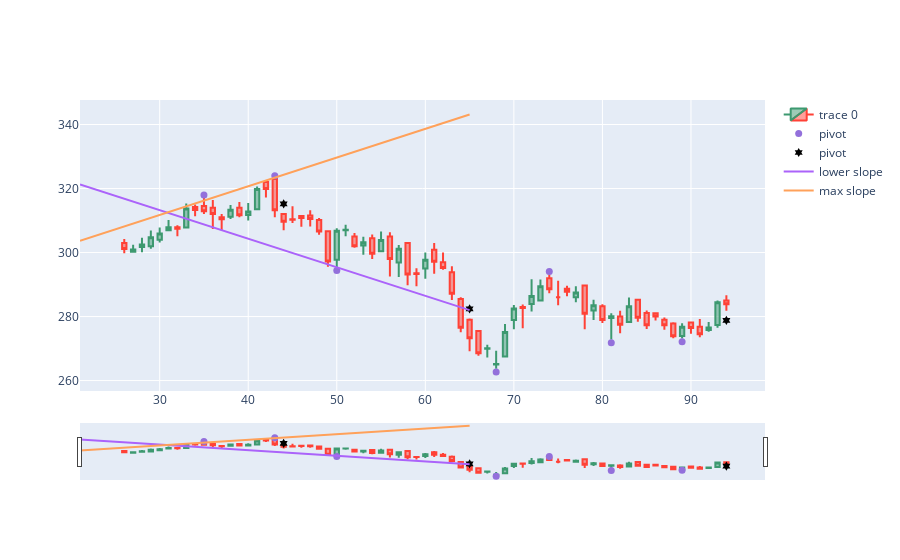

Notebook code for this chart:
### Code cell
candle = 65

fig = go.Figure(data=[go.Candlestick(x=dfpl.index,
                open=dfpl['Open'],
                high=dfpl['High'],
                low=dfpl['Low'],
                close=dfpl['Close'])])

fig.add_scatter(x=dfpl.index, y=dfpl['pointpos'], mode="markers",
                marker=dict(size=7, color="MediumPurple"),
                name="pivot")

fig.add_scatter(x=dfpl.index, y=dfpl['breakpointpos'], mode="markers",
                marker=dict(size=7, color="Black"), marker_symbol="hexagram",
                name="pivot")

sl_lows, interc_lows, sl_highs, interc_highs, r_sq_l, r_sq_h = collect_channel(candle, backcandles, window)
print(r_sq_l, r_sq_h)
x = np.array(range(candle-backcandles-window, candle+1))
fig.add_trace(go.Scatter(x=x, y=sl_lows*x + interc_lows, mode='lines', name='lower slope'))
fig.add_trace(go.Scatter(x=x, y=sl_highs*x + interc_highs, mode='lines', name='max slope'))
#fig.update_layout(xaxis_rangeslider_visible=False)
fig.show()

### Figure 1 — Plotly figure (JSON) as saved in the notebook; plotly's stock layout.template omitted (floating-point values rounded to 4 significant figures)
{"data": [{"close": [301.1, 301.0, 302.5, 304.8, 306.0, 307.9, 307.5, 313.8, 313.3, 312.9, 312, 310.4, 313.4, 311.6, 312.8, 319.9, 319.9, 313.2, 309.6, 310.2, 310.8, 310.5, 306.5, 297.2, 306.8, 307.1, 302, 303.2, 299.6, 304.0, 298.0, 301.1, 293.1, 293.3, 297.8, 297.1, 295.2, 287.1, 276.5, 273.2, 268.5, 270.1, 265.2, 275.2, 282.5, 282.6, 286.5, 289.5, 288.5, 286, 287.8, 287.5, 280.9, 283.5, 279.0, 280.1, 277.4, 283.2, 279.6, 277.3, 280.0, 277.2, 273.9, 276.9, 276.5, 274.5, 276.5, 284.5, 283.9], "high": [304.2, 302.4, 304.6, 306.9, 307.8, 310.2, 308.5, 315.3, 315, 317, 316.4, 312, 314.9, 315.8, 315.5, 320.6, 322.6, 323.0, 312.2, 314.5, 311.8, 313.2, 310.8, 306.8, 307.6, 308.6, 306.1, 304.9, 305.6, 306.6, 306.4, 302.4, 303, 295.1, 300, 303.0, 300, 295.7, 286, 279.4, 275.5, 271.1, 269.3, 277.6, 283.6, 283.8, 291.6, 291.5, 293.1, 291.2, 289.6, 289.5, 289.8, 285.2, 283.9, 281, 281.8, 286.0, 285.2, 281.9, 281, 279.7, 278.2, 277.9, 278.4, 279.2, 278.3, 285, 286.6], "low": [299.8, 300, 300.0, 301.1, 303.1, 306.9, 305.1, 307.8, 311.3, 312, 307.4, 307, 310.5, 311, 310, 313.5, 317.2, 311.0, 307, 309.2, 308.0, 308.1, 305.5, 295.5, 295.4, 305.0, 301.5, 299.3, 298, 300.4, 292.5, 292.4, 289.8, 289.5, 291.8, 293.4, 294.6, 285.1, 275.1, 269.1, 267.8, 267.2, 263.6, 267.3, 276, 276.4, 281.5, 284.8, 287.3, 283.5, 286.4, 284.5, 276, 279.0, 278, 272.9, 274.8, 278.3, 278.4, 276.1, 278.8, 275.9, 273.2, 273.1, 274.6, 273.5, 275.2, 276.5, 281.8], "open": [303.0, 300.2, 301.8, 302, 304, 307, 307.9, 307.8, 314.2, 314.5, 314, 311, 311.2, 314, 311.7, 313.5, 322, 323.0, 312, 310.4, 311.4, 311.6, 310.2, 306.6, 297.8, 307, 305, 302.2, 304.5, 300.4, 305, 296.9, 303, 293.5, 295, 300.9, 297, 293.9, 285.5, 279, 275.5, 269.9, 265, 267.5, 279.0, 283, 283.9, 285, 292, 286, 288.7, 286, 289.7, 281.9, 283.2, 279.5, 280, 278.3, 285.2, 281.1, 281, 279, 277.8, 274.0, 278.1, 276.9, 275.8, 277.4, 285], "type": "candlestick", "x": [26, 27, 28, 29, 30, 31, 32, 33, 34, 35, 36, 37, 38, 39, 40, 41, 42, 43, 44, 45, 46, 47, 48, 49, 50, 51, 52, 53, 54, 55, 56, 57, 58, 59, 60, 61, 62, 63, 64, 65, 66, 67, 68, 69, 70, 71, 72, 73, 74, 75, 76, 77, 78, 79, 80, 81, 82, 83, 84, 85, 86, 87, 88, 89, 90, 91, 92, 93, 94]}, {"marker": {"color": "MediumPurple", "size": 7}, "mode": "markers", "name": "pivot", "type": "scatter", "x": [26, 27, 28, 29, 30, 31, 32, 33, 34, 35, 36, 37, 38, 39, 40, 41, 42, 43, 44, 45, 46, 47, 48, 49, 50, 51, 52, 53, 54, 55, 56, 57, 58, 59, 60, 61, 62, 63, 64, 65, 66, 67, 68, 69, 70, 71, 72, 73, 74, 75, 76, 77, 78, 79, 80, 81, 82, 83, 84, 85, 86, 87, 88, 89, 90, 91, 92, 93, 94], "y": [null, null, null, null, null, null, null, null, null, 318, null, null, null, null, null, null, null, 324.0, null, null, null, null, null, null, 294.4, null, null, null, null, null, null, null, null, null, null, null, null, null, null, null, null, null, 262.6, null, null, null, null, null, 294.1, null, null, null, null, null, null, 271.9, null, null, null, null, null, null, null, 272.1, null, null, null, null, null]}, {"marker": {"color": "Black", "size": 7, "symbol": "hexagram"}, "mode": "markers", "name": "pivot", "type": "scatter", "x": [26, 27, 28, 29, 30, 31, 32, 33, 34, 35, 36, 37, 38, 39, 40, 41, 42, 43, 44, 45, 46, 47, 48, 49, 50, 51, 52, 53, 54, 55, 56, 57, 58, 59, 60, 61, 62, 63, 64, 65, 66, 67, 68, 69, 70, 71, 72, 73, 74, 75, 76, 77, 78, 79, 80, 81, 82, 83, 84, 85, 86, 87, 88, 89, 90, 91, 92, 93, 94], "y": [null, null, null, null, null, null, null, null, null, null, null, null, null, null, null, null, null, null, 315.2, null, null, null, null, null, null, null, null, null, null, null, null, null, null, null, null, null, null, null, null, 282.4, null, null, null, null, null, null, null, null, null, null, null, null, null, null, null, null, null, null, null, null, null, null, null, null, null, null, null, null, 278.8]}, {"mode": "lines", "name": "lower slope", "type": "scatter", "x": [21, 22, 23, 24, 25, 26, 27, 28, 29, 30, 31, 32, 33, 34, 35, 36, 37, 38, 39, 40, 41, 42, 43, 44, 45, 46, 47, 48, 49, 50, 51, 52, 53, 54, 55, 56, 57, 58, 59, 60, 61, 62, 63, 64, 65], "y": [321.3, 320.4, 319.5, 318.6, 317.7, 316.8, 315.9, 315.0, 314.1, 313.2, 312.4, 311.5, 310.6, 309.7, 308.8, 307.9, 307, 306.1, 305.2, 304.3, 303.4, 302.5, 301.6, 300.8, 299.9, 299.0, 298.1, 297.2, 296.3, 295.4, 294.5, 293.6, 292.7, 291.8, 290.9, 290.0, 289.2, 288.3, 287.4, 286.5, 285.6, 284.7, 283.8, 282.9, 282.0]}, {"mode": "lines", "name": "max slope", "type": "scatter", "x": [21, 22, 23, 24, 25, 26, 27, 28, 29, 30, 31, 32, 33, 34, 35, 36, 37, 38, 39, 40, 41, 42, 43, 44, 45, 46, 47, 48, 49, 50, 51, 52, 53, 54, 55, 56, 57, 58, 59, 60, 61, 62, 63, 64, 65], "y": [303.7, 304.6, 305.5, 306.4, 307.2, 308.1, 309.0, 309.9, 310.8, 311.7, 312.6, 313.5, 314.4, 315.3, 316.2, 317.1, 318.0, 318.9, 319.8, 320.7, 321.6, 322.5, 323.4, 324.3, 325.2, 326.1, 327.0, 327.9, 328.8, 329.7, 330.6, 331.5, 332.4, 333.2, 334.1, 335.0, 335.9, 336.8, 337.7, 338.6, 339.5, 340.4, 341.3, 342.2, 343.1]}], "layout": {}}
